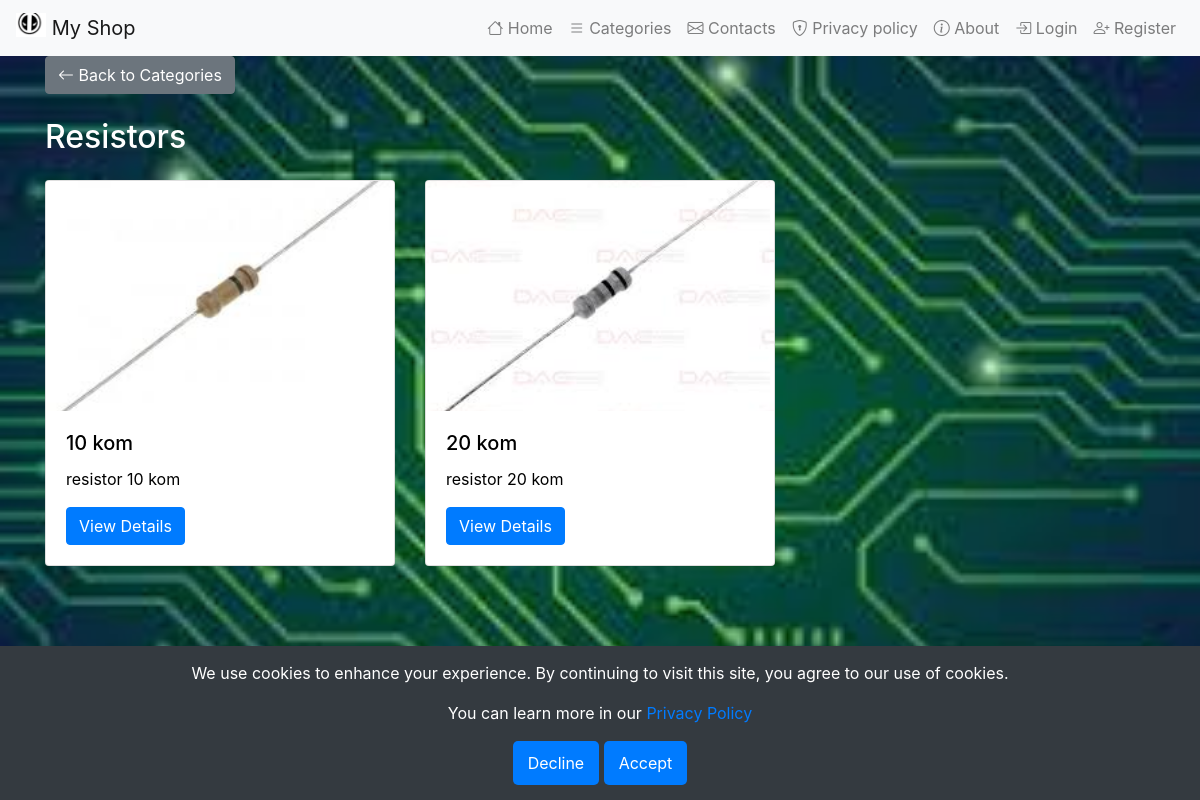
The page /categories/1/ on the database its author committed.
### electronics_shop/electronics/models.py (models this page shows, shortened)
class Category(models.Model):
    NAME_MAX_LENGTH = 255
    name = models.CharField(max_length=NAME_MAX_LENGTH)
    description = models.TextField()

class Product(models.Model):
    NAME_MAX_LENGTH = 255
    MAX_PRICE_DIGITS = 10
    MAX_DECIMAL_PLACES = 2
    name = models.CharField(max_length=NAME_MAX_LENGTH)
    description = models.TextField()
    price = models.DecimalField(max_digits=MAX_PRICE_DIGITS, decimal_places=MAX_DECIMAL_PLACES)
    category = models.ForeignKey(Category, on_delete=models.CASCADE)
    image = models.ImageField(upload_to='products/', null=True, blank=True)

### electronics_shop/categories/views.py (the view)
# urls.py: path('<int:pk>/', CategoryDetailView.as_view(), name='category_detail'),
class CategoryDetailView(DetailView):
    model = Category
    template_name = 'categories/category_detail.html'
    context_object_name = 'category'
    def get_context_data(self, **kwargs):
        context = super().get_context_data(**kwargs)
        context['products'] = Product.objects.filter(category=self.object)
        return context

### templates/categories/category_detail.html (shortened to what this page needs)
{% extends 'base.html' %}
{% block content %}
<div class="container">
    <a href="{% url 'category_list' %}" class="btn btn-secondary mb-4">
        <i class="bi bi-arrow-left"></i> Back to Categories
    </a>
    <h2 class="mb-4">{{ category.name }}</h2>
    <div class="row">
        {% for product in products %}
        <div class="col-md-4">
            <div class="card mb-4">
                <img src="{{ product.image.url }}" class="card-img-top" alt="{{ product.name }}">
                <div class="card-body">
                    <h5 class="card-title">{{ product.name }}</h5>
                    <p class="card-text">{{ product.description|truncatewords:20 }}</p>
                    <a href="{% url 'product_detail' product.pk %}" class="btn btn-primary">View Details</a>
                </div>
            </div>
        </div>
        {% empty %}
        <p>No products found in this category.</p>
        {% endfor %}
    </div>
</div>
{% endblock %}

### rows shown on the page
Category: name "Resistors"
Product: image (picture), name "10 kom", description "resistor 10 kom"
Product: image (picture), name "20 kom", description "resistor 20 kom"
